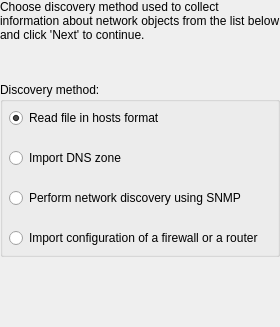
     <widget class="QWidget" name="WizardPage0">
      <layout class="QGridLayout">
       <property name="horizontalSpacing">
        <number>6</number>
       </property>
       <property name="verticalSpacing">
        <number>40</number>
       </property>
       <property name="margin" stdset="0">
        <number>0</number>
       </property>
       <item row="0" column="0">
        <widget class="QLabel" name="textLabel1">
         <property name="sizePolicy">
          <sizepolicy hsizetype="Expanding" vsizetype="Maximum">
           <horstretch>0</horstretch>
           <verstretch>0</verstretch>
          </sizepolicy>
         </property>
         <property name="text">
          <string>Choose discovery method used to collect information about network objects from the list below and click 'Next' to continue.</string>
         </property>
         <property name="alignment">
          <set>Qt::AlignmentFlag::AlignVCenter</set>
         </property>
         <property name="wordWrap">
          <bool>true</bool>
         </property>
        </widget>
       </item>
       <item row="2" column="0">
        <spacer>
         <property name="orientation">
          <enum>Qt::Orientation::Vertical</enum>
         </property>
         <property name="sizeType">
          <enum>QSizePolicy::Policy::Expanding</enum>
         </property>
         <property name="sizeHint" stdset="0">
          <size>
           <width>20</width>
           <height>70</height>
          </size>
         </property>
        </spacer>
       </item>
       <item row="1" column="0">
        <widget class="QGroupBox" name="dm_buttonGroup">
         <property name="title">
          <string>Discovery method:</string>
         </property>
         <layout class="QGridLayout">
          <property name="horizontalSpacing">
           <number>6</number>
          </property>
          <property name="verticalSpacing">
           <number>20</number>
          </property>
          <property name="margin" stdset="0">
           <number>6</number>
          </property>
          <item row="0" column="0">
           <widget class="QRadioButton" name="dm_fromfile">
            <property name="text">
             <string>Read file in hosts format</string>
            </property>
            <property name="checked">
             <bool>true</bool>
            </property>
           </widget>
          </item>
          <item row="1" column="0">
           <widget class="QRadioButton" name="dm_importdns">
            <property name="text">
             <string>Import DNS zone</string>
            </property>
           </widget>
          </item>
          <item row="2" column="0">
           <widget class="QRadioButton" name="dm_usesnmp">
            <property name="text">
             <string>Perform network discovery using SNMP</string>
            </property>
           </widget>
          </item>
          <item row="3" column="0">
           <widget class="QRadioButton" name="dm_import_config">
            <property name="text">
             <string>Import configuration of a firewall or a router</string>
            </property>
           </widget>
          </item>
         </layout>
        </widget>
       </item>
      </layout>
     </widget>
